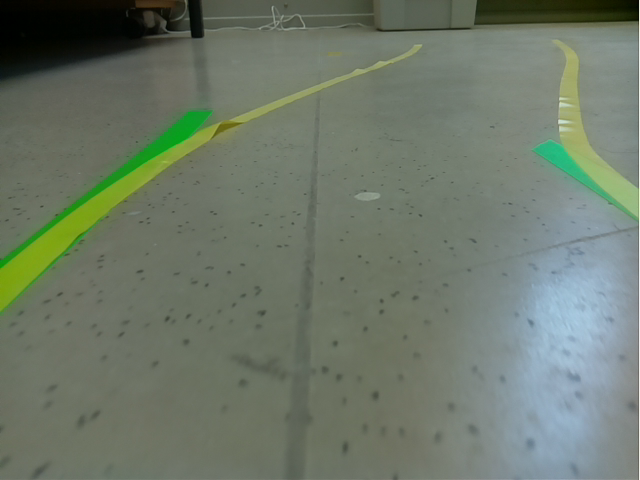
#> input picture image_300_090.png, 640 x 480 px, found by its file name
$ python test.py
#> lines starting #> are read from the running program, lines starting #| are printed output that depends on the picture; after the words box and inside, x2 and y2 are one past the last pixel; in counts of white or black regions, pixels touching at a corner belong together
import cv2
import numpy as np

yellow_line = np.array([[30, 60, 150], [50, 255, 255]])

image = cv2.imread('test_pic/image_300_090.png')
#> image is the input picture: shape (480, 640, 3); mean B, G, R 105, 120.1, 109.1
hsv = cv2.cvtColor(image, cv2.COLOR_BGR2HSV)
#> hsv: shape (480, 640, 3); mean H, S, V 53.5, 46.8, 121.5

mask = cv2.inRange(hsv, yellow_line[0], yellow_line[1])
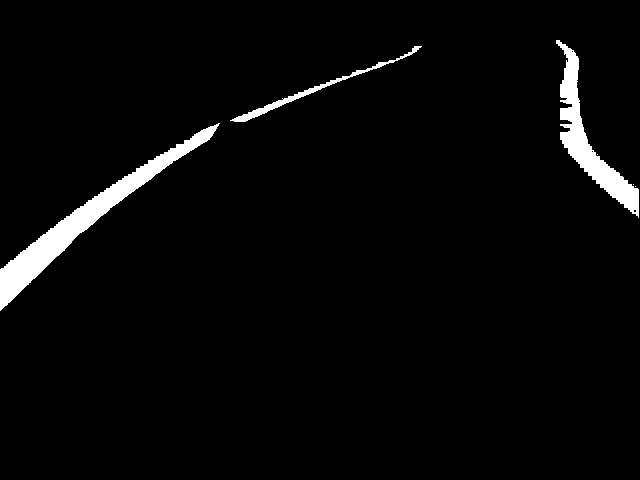
#> mask: shape (480, 640); 3.2% white; 6 white regions (3 under 20 px), largest, box (x1, y1, x2, y2) and area: (0, 123, 220, 311) 5387, (556, 40, 639, 218) 3485, (230, 46, 422, 122) 911
result = cv2.bitwise_and(image, image, mask=mask)
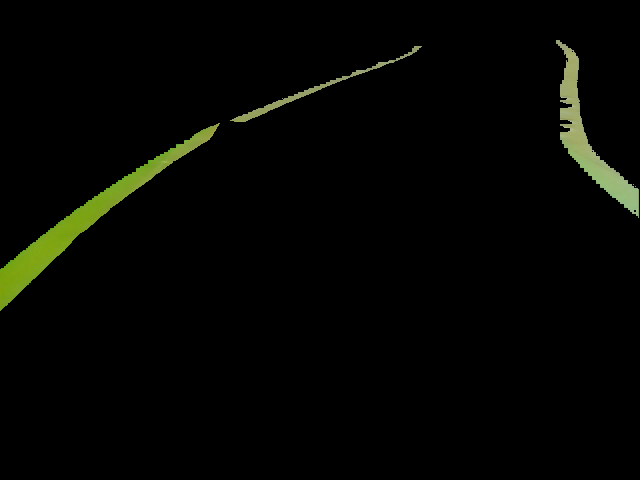
#> result: shape (480, 640, 3); mean B, G, R 2.2, 5.3, 4.4

cv2.imwrite('test.jpg', result)
